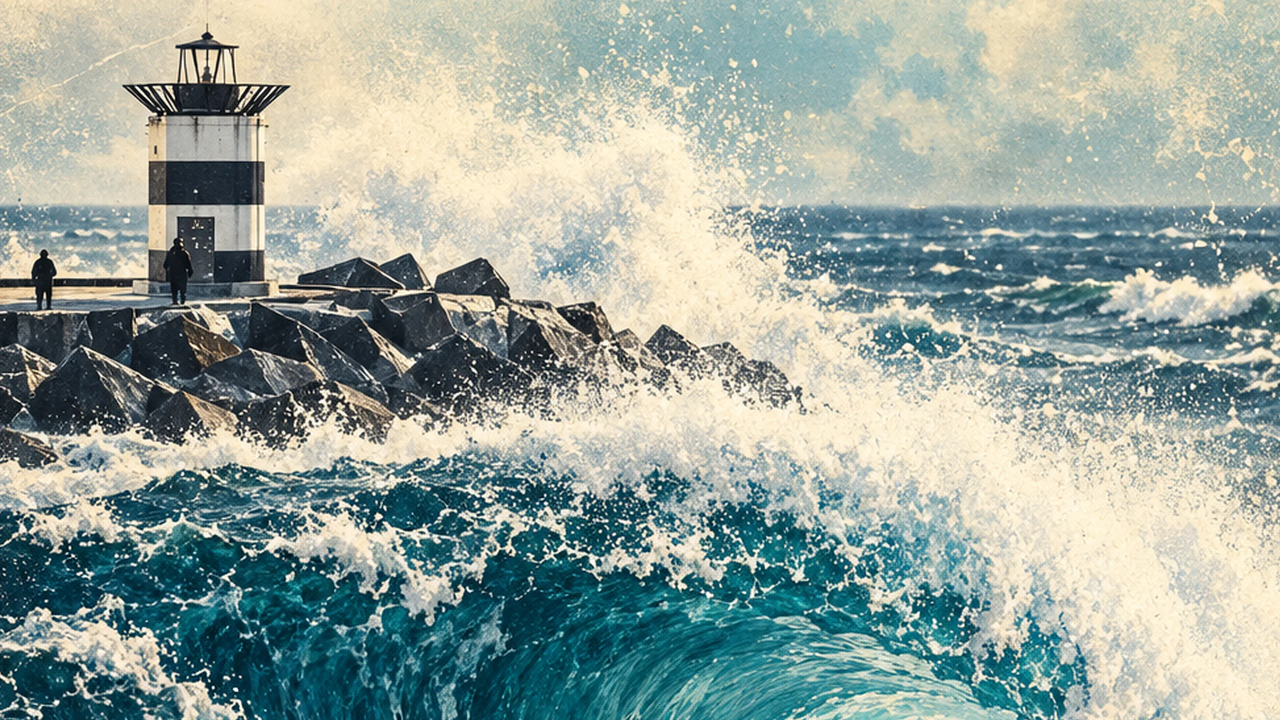
#> input picture sfeer/achtergrond-havenpier.webp, 2560 x 1440 px (shown at 1/2 size)
$ python maak-beelden.py ../sfeer/achtergrond-havenpier.webp ../sfeer/achtergrond-pier.webp
#> lines starting #> are read from the running program, lines starting #| are printed output that depends on the picture
"""Maakt van een hoge-resolutie poster de bestanden die de site gebruikt.

Gebruik:  python3 scripts/maak-beelden.py <bronbestand> <poster-id>
  bijv.   python3 scripts/maak-beelden.py ~/Downloads/havenpier.png havenpier

Schrijft:
  posters/<id>.webp         de poster (productbeeld, max 1333 x 2000)
  posters/<id>.jpg          dezelfde poster als JPEG (Etsy en Amazon accepteren geen WebP)
  posters/<id>-klein.webp   600 x 900, voor overzicht, mandje en de lijst-dia's
Vereist Pillow (pip install pillow).
"""
import sys
from pathlib import Path
from PIL import Image

if len(sys.argv) != 3:
    sys.exit(__doc__)
bron, pid = sys.argv[1], sys.argv[2]
root = Path(__file__).resolve().parent.parent
(root / 'posters').mkdir(exist_ok=True)

im = Image.open(bron).convert('RGB')
#> im is the input picture: PIL image 2560x1440 RGB; mean R, G, B 149.5, 163.7, 156
im.thumbnail((1333, 2000), Image.LANCZOS)
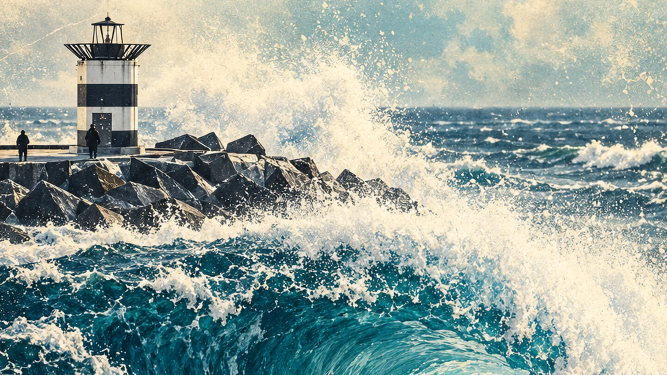
#> im: PIL image 1333x750 RGB (shown at 1/2 size); mean R, G, B 149.5, 163.7, 156
im.save(root / 'posters' / f'{pid}.webp', 'WEBP', quality=88, method=6)
im.save(root / 'posters' / f'{pid}.jpg', 'JPEG', quality=88, optimize=True, progressive=True)  # voor Etsy/Amazon
im.resize((600, 900), Image.LANCZOS).save(root / 'posters' / f'{pid}-klein.webp', 'WEBP', quality=72, method=6)
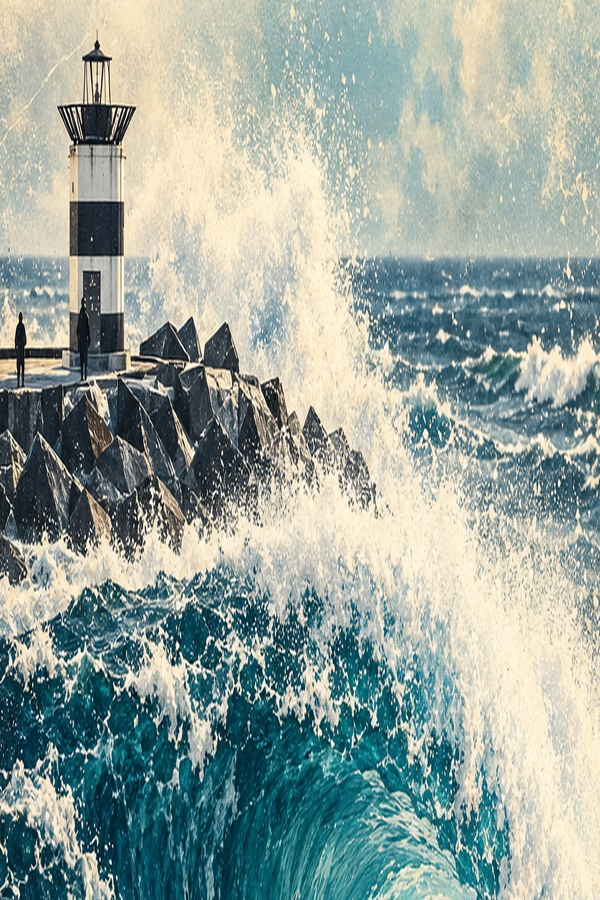
#> saved as achtergrond-pier.webp-klein.webp: PIL image 600x900 RGB; mean R, G, B 149.5, 163.7, 156

print(f'klaar: posters/{pid}.webp en posters/{pid}-klein.webp')
print(f"zet in index.html bij '{pid}': actief:true")
print(f"en voeg '{pid}' toe aan POSTERS in api/_catalogus.js; draai daarna node scripts/maak-posterteksten.mjs")

$ run again, on sfeer/achtergrond-strand.webp
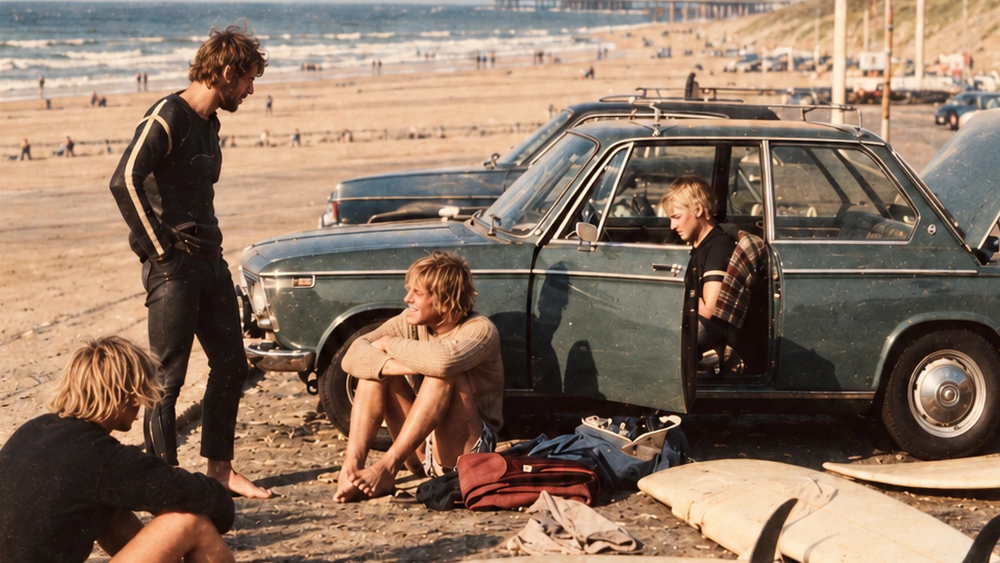
#> input picture sfeer/achtergrond-strand.webp, 2000 x 1125 px (shown at 1/2 size)
#> im is the input picture: PIL image 2000x1125 RGB; mean R, G, B 139, 116.3, 98.5
#> `im.thumbnail((1333, 2000), Image.LANCZOS)`:
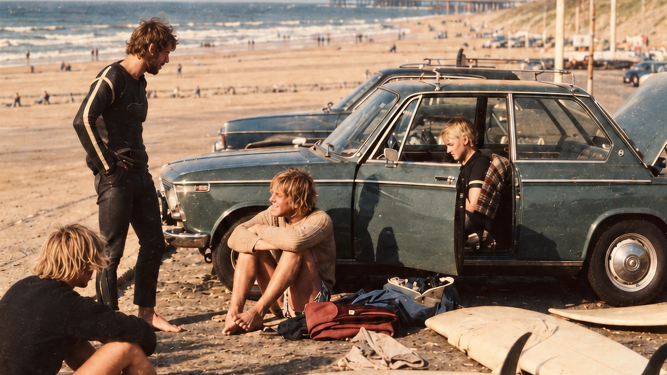
#> im: PIL image 1333x750 RGB (shown at 1/2 size); mean R, G, B 139, 116.3, 98.5
#> `im.resize((600, 900), Image.LANCZOS).save(root / 'posters' / f'{pid}-k..`:
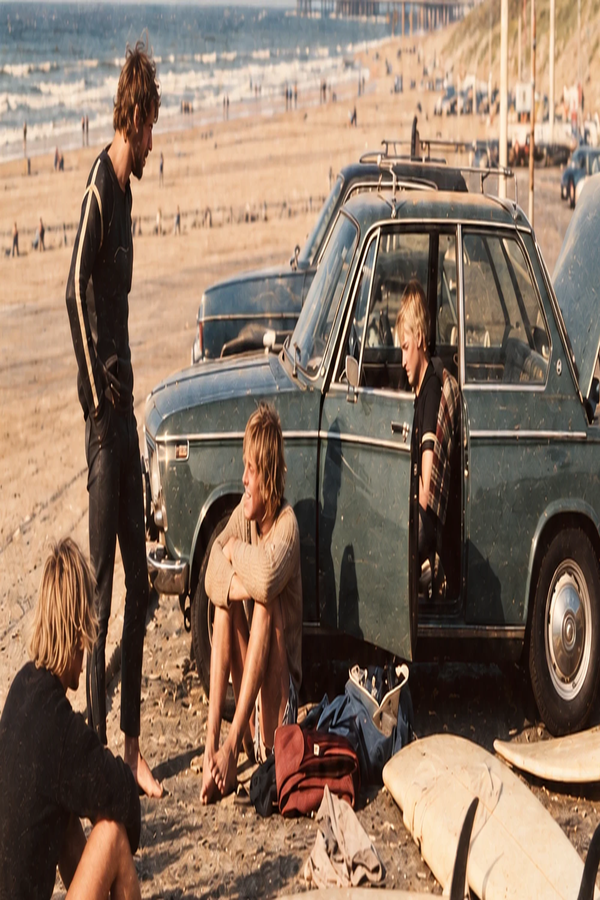
#> saved as achtergrond-strand.webp-klein.webp: PIL image 600x900 RGB; mean R, G, B 139, 116.3, 98.5

$ run again, on sfeer/achtergrond-surfcultuur.webp
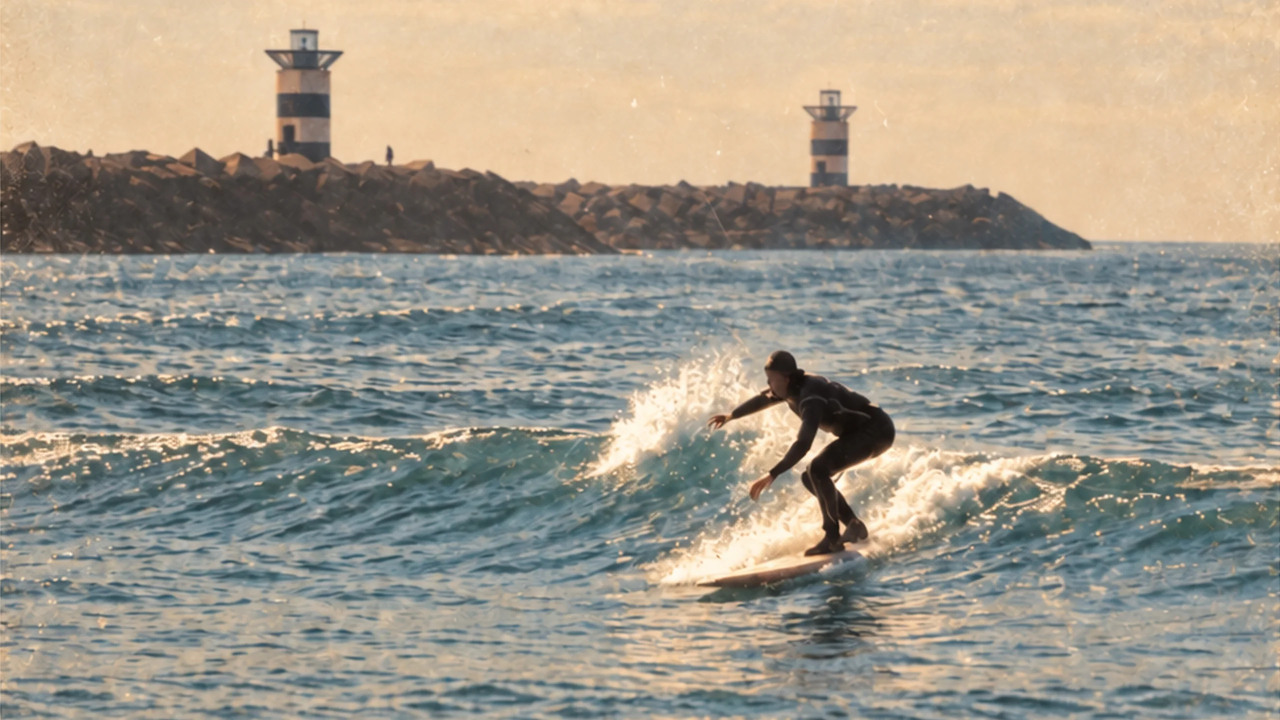
#> input picture sfeer/achtergrond-surfcultuur.webp, 2560 x 1440 px (shown at 1/2 size)
#> im is the input picture: PIL image 2560x1440 RGB; mean R, G, B 157.8, 152.1, 139.4
#> im: PIL image 1333x750 RGB
#> `im.resize((600, 900), Image.LANCZOS).save(root / 'posters' / f'{pid}-k..`:
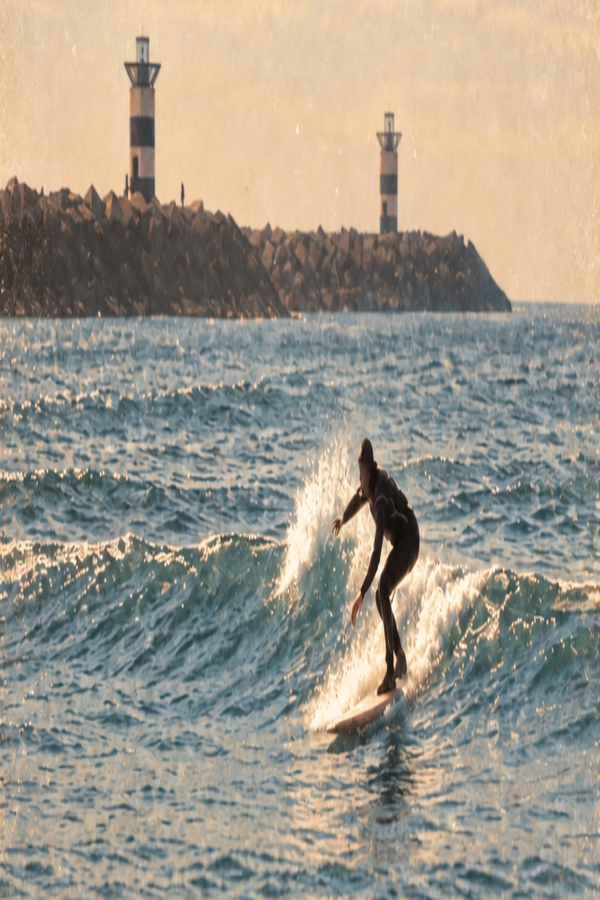
#> saved as achtergrond-surfcultuur.webp-klein.webp: PIL image 600x900 RGB; mean R, G, B 157.8, 152.1, 139.4
